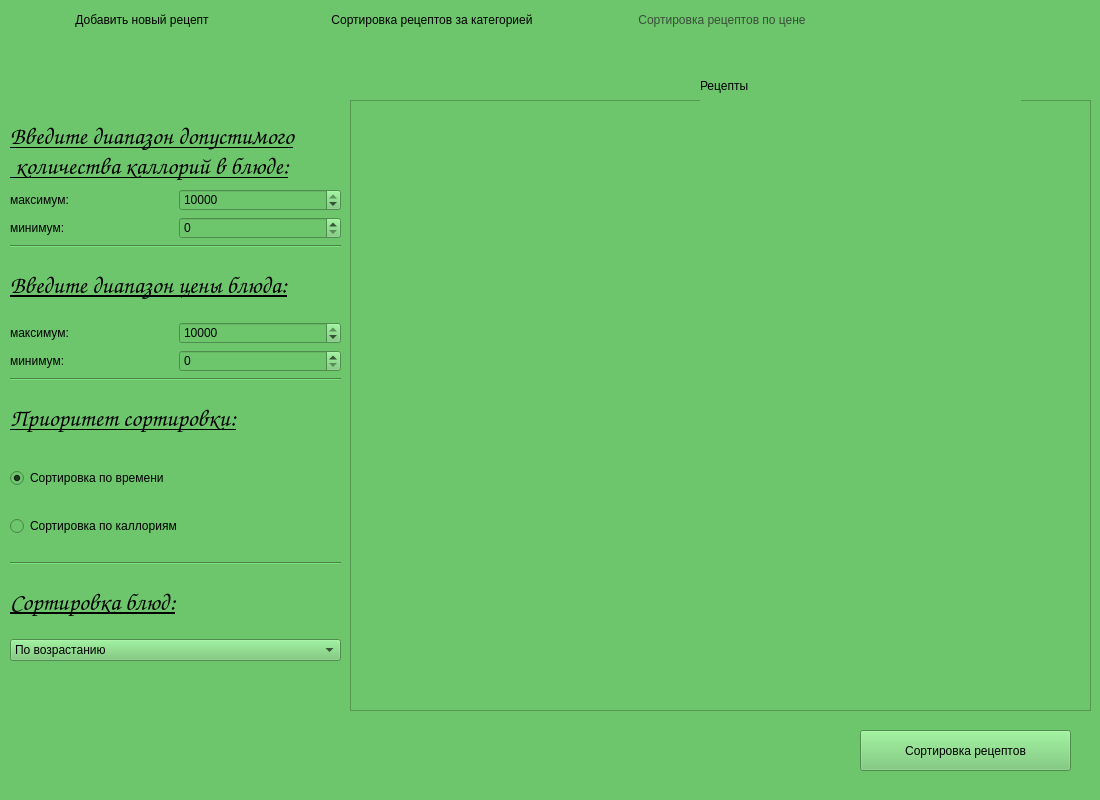
<?xml version="1.0" encoding="UTF-8"?>
<ui version="4.0">
 <class>SortWindow</class>
 <widget class="QMainWindow" name="SortWindow">
  <property name="geometry">
   <rect>
    <x>0</x>
    <y>0</y>
    <width>1100</width>
    <height>800</height>
   </rect>
  </property>
  <property name="windowTitle">
   <string>MainWindow</string>
  </property>
  <property name="styleSheet">
   <string notr="true">background-color: rgb(109, 197, 108);
font: 75 italic 18pt &quot;URW Chancery L&quot;;</string>
  </property>
  <widget class="QWidget" name="centralwidget">
   <widget class="QTableWidget" name="recipes_tblWidget">
    <property name="enabled">
     <bool>true</bool>
    </property>
    <property name="geometry">
     <rect>
      <x>350</x>
      <y>100</y>
      <width>741</width>
      <height>611</height>
     </rect>
    </property>
    <property name="toolTipDuration">
     <number>-1</number>
    </property>
    <property name="editTriggers">
     <set>QAbstractItemView::NoEditTriggers</set>
    </property>
    <property name="dragEnabled">
     <bool>false</bool>
    </property>
   </widget>
   <widget class="QWidget" name="verticalLayoutWidget">
    <property name="geometry">
     <rect>
      <x>10</x>
      <y>120</y>
      <width>331</width>
      <height>541</height>
     </rect>
    </property>
    <layout class="QVBoxLayout" name="verticalLayout">
     <item>
      <widget class="QLabel" name="label">
       <property name="font">
        <font>
         <family>URW Chancery L</family>
         <pointsize>18</pointsize>
         <weight>9</weight>
         <italic>true</italic>
         <bold>false</bold>
         <underline>true</underline>
        </font>
       </property>
       <property name="text">
        <string>Введите диапазон допустимого
 количества каллорий в блюде:</string>
       </property>
      </widget>
     </item>
     <item>
      <layout class="QGridLayout" name="gridLayout_2">
       <item row="0" column="1">
        <widget class="QSpinBox" name="cal_max_spinBox">
         <property name="maximum">
          <number>10000</number>
         </property>
         <property name="value">
          <number>10000</number>
         </property>
         <property name="displayIntegerBase">
          <number>10</number>
         </property>
        </widget>
       </item>
       <item row="0" column="0">
        <widget class="QLabel" name="label_6">
         <property name="text">
          <string>максимум:</string>
         </property>
        </widget>
       </item>
       <item row="1" column="0">
        <widget class="QLabel" name="label_7">
         <property name="text">
          <string>минимум:</string>
         </property>
        </widget>
       </item>
       <item row="1" column="1">
        <widget class="QSpinBox" name="cal_min_spinBox">
         <property name="maximum">
          <number>10000</number>
         </property>
        </widget>
       </item>
      </layout>
     </item>
     <item>
      <widget class="Line" name="line_2">
       <property name="orientation">
        <enum>Qt::Horizontal</enum>
       </property>
      </widget>
     </item>
     <item>
      <widget class="QLabel" name="label_5">
       <property name="font">
        <font>
         <family>URW Chancery L</family>
         <pointsize>18</pointsize>
         <weight>9</weight>
         <italic>true</italic>
         <bold>false</bold>
         <underline>true</underline>
        </font>
       </property>
       <property name="text">
        <string>Введите диапазон цены блюда:</string>
       </property>
      </widget>
     </item>
     <item>
      <layout class="QGridLayout" name="gridLayout">
       <item row="0" column="1">
        <widget class="QSpinBox" name="cost_max_spinBox">
         <property name="maximum">
          <number>10000</number>
         </property>
         <property name="value">
          <number>10000</number>
         </property>
        </widget>
       </item>
       <item row="0" column="0">
        <widget class="QLabel" name="label_2">
         <property name="text">
          <string>максимум:</string>
         </property>
        </widget>
       </item>
       <item row="1" column="0">
        <widget class="QLabel" name="label_3">
         <property name="text">
          <string>минимум:</string>
         </property>
        </widget>
       </item>
       <item row="1" column="1">
        <widget class="QSpinBox" name="cost_min_spinBox">
         <property name="maximum">
          <number>10000</number>
         </property>
        </widget>
       </item>
      </layout>
     </item>
     <item>
      <widget class="Line" name="line_3">
       <property name="orientation">
        <enum>Qt::Horizontal</enum>
       </property>
      </widget>
     </item>
     <item>
      <widget class="QLabel" name="label_9">
       <property name="font">
        <font>
         <family>URW Chancery L</family>
         <pointsize>18</pointsize>
         <weight>9</weight>
         <italic>true</italic>
         <bold>false</bold>
         <underline>true</underline>
        </font>
       </property>
       <property name="text">
        <string>Приоритет сортировки:</string>
       </property>
      </widget>
     </item>
     <item>
      <widget class="QGroupBox" name="groupBox">
       <property name="minimumSize">
        <size>
         <width>50</width>
         <height>100</height>
        </size>
       </property>
       <property name="title">
        <string/>
       </property>
       <widget class="QWidget" name="verticalLayoutWidget_2">
        <property name="geometry">
         <rect>
          <x>0</x>
          <y>-10</y>
          <width>394</width>
          <height>113</height>
         </rect>
        </property>
        <layout class="QVBoxLayout" name="verticalLayout_2">
         <item>
          <widget class="QRadioButton" name="time_radioButton">
           <property name="text">
            <string>Сортировка по времени </string>
           </property>
           <property name="checked">
            <bool>true</bool>
           </property>
          </widget>
         </item>
         <item>
          <widget class="QRadioButton" name="cal_radioButton_2">
           <property name="text">
            <string>Сортировка по каллориям</string>
           </property>
           <property name="checked">
            <bool>false</bool>
           </property>
          </widget>
         </item>
        </layout>
       </widget>
      </widget>
     </item>
     <item>
      <widget class="Line" name="line_4">
       <property name="orientation">
        <enum>Qt::Horizontal</enum>
       </property>
      </widget>
     </item>
     <item>
      <widget class="QLabel" name="label_8">
       <property name="font">
        <font>
         <family>URW Chancery L</family>
         <pointsize>18</pointsize>
         <weight>9</weight>
         <italic>true</italic>
         <bold>false</bold>
         <underline>true</underline>
        </font>
       </property>
       <property name="text">
        <string>Сортировка блюд:</string>
       </property>
      </widget>
     </item>
     <item>
      <widget class="QComboBox" name="sort_cmbBox">
       <item>
        <property name="text">
         <string>По возрастанию</string>
        </property>
       </item>
       <item>
        <property name="text">
         <string>По убыванию</string>
        </property>
       </item>
      </widget>
     </item>
    </layout>
   </widget>
   <widget class="QPushButton" name="sort_Btn">
    <property name="geometry">
     <rect>
      <x>860</x>
      <y>730</y>
      <width>211</width>
      <height>41</height>
     </rect>
    </property>
    <property name="text">
     <string>Сортировка рецептов</string>
    </property>
   </widget>
   <widget class="QWidget" name="horizontalLayoutWidget">
    <property name="geometry">
     <rect>
      <x>0</x>
      <y>0</y>
      <width>864</width>
      <height>41</height>
     </rect>
    </property>
    <layout class="QHBoxLayout" name="horizontalLayout">
     <item>
      <widget class="QPushButton" name="show_add_recipe_page_btn">
       <property name="sizePolicy">
        <sizepolicy hsizetype="Minimum" vsizetype="Fixed">
         <horstretch>0</horstretch>
         <verstretch>0</verstretch>
        </sizepolicy>
       </property>
       <property name="text">
        <string>Добавить новый рецепт</string>
       </property>
       <property name="flat">
        <bool>true</bool>
       </property>
      </widget>
     </item>
     <item>
      <widget class="QPushButton" name="show_select_recipe">
       <property name="sizePolicy">
        <sizepolicy hsizetype="Minimum" vsizetype="Fixed">
         <horstretch>0</horstretch>
         <verstretch>0</verstretch>
        </sizepolicy>
       </property>
       <property name="text">
        <string>Сортировка рецептов за категорией</string>
       </property>
       <property name="flat">
        <bool>true</bool>
       </property>
      </widget>
     </item>
     <item>
      <widget class="QPushButton" name="show_sort_recipe">
       <property name="enabled">
        <bool>false</bool>
       </property>
       <property name="sizePolicy">
        <sizepolicy hsizetype="Minimum" vsizetype="Fixed">
         <horstretch>0</horstretch>
         <verstretch>0</verstretch>
        </sizepolicy>
       </property>
       <property name="styleSheet">
        <string notr="true">color: rgb(58, 77, 58);</string>
       </property>
       <property name="text">
        <string>Сортировка рецептов по цене</string>
       </property>
       <property name="flat">
        <bool>true</bool>
       </property>
      </widget>
     </item>
    </layout>
   </widget>
   <widget class="QLabel" name="label_4">
    <property name="geometry">
     <rect>
      <x>700</x>
      <y>70</y>
      <width>321</width>
      <height>31</height>
     </rect>
    </property>
    <property name="styleSheet">
     <string notr="true">font: 75 italic 25pt &quot;URW Chancery L&quot;;</string>
    </property>
    <property name="text">
     <string>Рецепты</string>
    </property>
   </widget>
  </widget>
 </widget>
 <resources/>
 <connections/>
</ui>
